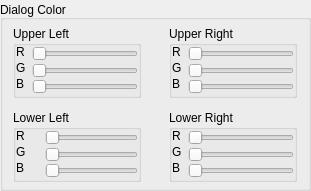
     <widget class="QGroupBox" name="groupBox_7">
      <property name="geometry">
       <rect>
        <x>410</x>
        <y>0</y>
        <width>311</width>
        <height>191</height>
       </rect>
      </property>
      <property name="title">
       <string>Dialog Color</string>
      </property>
      <property name="alignment">
       <set>Qt::AlignBottom|Qt::AlignLeading|Qt::AlignLeft</set>
      </property>
      <layout class="QGridLayout" name="gridLayout_21">
       <property name="horizontalSpacing">
        <number>24</number>
       </property>
       <property name="verticalSpacing">
        <number>12</number>
       </property>
       <property name="margin">
        <number>6</number>
       </property>
       <item row="0" column="1">
        <widget class="QGroupBox" name="groupBox_9">
         <property name="minimumSize">
          <size>
           <width>128</width>
           <height>72</height>
          </size>
         </property>
         <property name="maximumSize">
          <size>
           <width>116</width>
           <height>72</height>
          </size>
         </property>
         <property name="title">
          <string>Upper Right</string>
         </property>
         <layout class="QGridLayout" name="gridLayout_14">
          <property name="leftMargin">
           <number>0</number>
          </property>
          <property name="topMargin">
           <number>0</number>
          </property>
          <property name="rightMargin">
           <number>0</number>
          </property>
          <property name="bottomMargin">
           <number>6</number>
          </property>
          <item row="0" column="0">
           <widget class="QLabel" name="label_28">
            <property name="text">
             <string>R</string>
            </property>
           </widget>
          </item>
          <item row="0" column="1">
           <widget class="QSlider" name="slide_ur_r">
            <property name="sizePolicy">
             <sizepolicy hsizetype="Expanding" vsizetype="Expanding">
              <horstretch>0</horstretch>
              <verstretch>0</verstretch>
             </sizepolicy>
            </property>
            <property name="minimumSize">
             <size>
              <width>0</width>
              <height>15</height>
             </size>
            </property>
            <property name="maximum">
             <number>255</number>
            </property>
            <property name="orientation">
             <enum>Qt::Horizontal</enum>
            </property>
           </widget>
          </item>
          <item row="1" column="0">
           <widget class="QLabel" name="label_29">
            <property name="text">
             <string>G</string>
            </property>
           </widget>
          </item>
          <item row="1" column="1">
           <widget class="QSlider" name="slide_ur_g">
            <property name="sizePolicy">
             <sizepolicy hsizetype="Expanding" vsizetype="Expanding">
              <horstretch>0</horstretch>
              <verstretch>0</verstretch>
             </sizepolicy>
            </property>
            <property name="minimumSize">
             <size>
              <width>0</width>
              <height>15</height>
             </size>
            </property>
            <property name="maximum">
             <number>255</number>
            </property>
            <property name="orientation">
             <enum>Qt::Horizontal</enum>
            </property>
           </widget>
          </item>
          <item row="2" column="0">
           <widget class="QLabel" name="label_30">
            <property name="text">
             <string>B</string>
            </property>
           </widget>
          </item>
          <item row="2" column="1">
           <widget class="QSlider" name="slide_ur_b">
            <property name="sizePolicy">
             <sizepolicy hsizetype="Expanding" vsizetype="Expanding">
              <horstretch>0</horstretch>
              <verstretch>0</verstretch>
             </sizepolicy>
            </property>
            <property name="minimumSize">
             <size>
              <width>0</width>
              <height>15</height>
             </size>
            </property>
            <property name="maximum">
             <number>255</number>
            </property>
            <property name="orientation">
             <enum>Qt::Horizontal</enum>
            </property>
           </widget>
          </item>
         </layout>
        </widget>
       </item>
       <item row="1" column="0">
        <widget class="QGroupBox" name="groupBox_11">
         <property name="minimumSize">
          <size>
           <width>128</width>
           <height>70</height>
          </size>
         </property>
         <property name="maximumSize">
          <size>
           <width>116</width>
           <height>72</height>
          </size>
         </property>
         <property name="title">
          <string>Lower Left</string>
         </property>
         <layout class="QGridLayout" name="gridLayout_19">
          <property name="leftMargin">
           <number>0</number>
          </property>
          <property name="topMargin">
           <number>0</number>
          </property>
          <property name="rightMargin">
           <number>0</number>
          </property>
          <property name="bottomMargin">
           <number>6</number>
          </property>
          <item row="0" column="0">
           <widget class="QLabel" name="label_34">
            <property name="text">
             <string>R</string>
            </property>
           </widget>
          </item>
          <item row="0" column="1">
           <widget class="QSlider" name="slide_ll_r">
            <property name="sizePolicy">
             <sizepolicy hsizetype="Expanding" vsizetype="Expanding">
              <horstretch>0</horstretch>
              <verstretch>0</verstretch>
             </sizepolicy>
            </property>
            <property name="minimumSize">
             <size>
              <width>0</width>
              <height>15</height>
             </size>
            </property>
            <property name="maximumSize">
             <size>
              <width>93</width>
              <height>20</height>
             </size>
            </property>
            <property name="maximum">
             <number>255</number>
            </property>
            <property name="orientation">
             <enum>Qt::Horizontal</enum>
            </property>
           </widget>
          </item>
          <item row="1" column="0">
           <widget class="QLabel" name="label_35">
            <property name="text">
             <string>G</string>
            </property>
           </widget>
          </item>
          <item row="1" column="1">
           <widget class="QSlider" name="slide_ll_g">
            <property name="sizePolicy">
             <sizepolicy hsizetype="Expanding" vsizetype="Expanding">
              <horstretch>0</horstretch>
              <verstretch>0</verstretch>
             </sizepolicy>
            </property>
            <property name="minimumSize">
             <size>
              <width>0</width>
              <height>15</height>
             </size>
            </property>
            <property name="maximumSize">
             <size>
              <width>93</width>
              <height>18</height>
             </size>
            </property>
            <property name="maximum">
             <number>255</number>
            </property>
            <property name="orientation">
             <enum>Qt::Horizontal</enum>
            </property>
           </widget>
          </item>
          <item row="2" column="0">
           <widget class="QLabel" name="label_36">
            <property name="text">
             <string>B</string>
            </property>
           </widget>
          </item>
          <item row="2" column="1">
           <widget class="QSlider" name="slide_ll_b">
            <property name="sizePolicy">
             <sizepolicy hsizetype="Expanding" vsizetype="Expanding">
              <horstretch>0</horstretch>
              <verstretch>0</verstretch>
             </sizepolicy>
            </property>
            <property name="minimumSize">
             <size>
              <width>0</width>
              <height>15</height>
             </size>
            </property>
            <property name="maximumSize">
             <size>
              <width>93</width>
              <height>18</height>
             </size>
            </property>
            <property name="maximum">
             <number>255</number>
            </property>
            <property name="orientation">
             <enum>Qt::Horizontal</enum>
            </property>
           </widget>
          </item>
         </layout>
        </widget>
       </item>
       <item row="1" column="1">
        <widget class="QGroupBox" name="groupBox_10">
         <property name="minimumSize">
          <size>
           <width>128</width>
           <height>72</height>
          </size>
         </property>
         <property name="maximumSize">
          <size>
           <width>116</width>
           <height>72</height>
          </size>
         </property>
         <property name="title">
          <string>Lower Right</string>
         </property>
         <layout class="QGridLayout" name="gridLayout_18">
          <property name="leftMargin">
           <number>0</number>
          </property>
          <property name="topMargin">
           <number>0</number>
          </property>
          <property name="rightMargin">
           <number>0</number>
          </property>
          <property name="bottomMargin">
           <number>6</number>
          </property>
          <item row="0" column="0">
           <widget class="QLabel" name="label_31">
            <property name="text">
             <string>R</string>
            </property>
           </widget>
          </item>
          <item row="0" column="1">
           <widget class="QSlider" name="slide_lr_r">
            <property name="sizePolicy">
             <sizepolicy hsizetype="Expanding" vsizetype="Expanding">
              <horstretch>0</horstretch>
              <verstretch>0</verstretch>
             </sizepolicy>
            </property>
            <property name="minimumSize">
             <size>
              <width>0</width>
              <height>15</height>
             </size>
            </property>
            <property name="maximum">
             <number>255</number>
            </property>
            <property name="orientation">
             <enum>Qt::Horizontal</enum>
            </property>
           </widget>
          </item>
          <item row="1" column="0">
           <widget class="QLabel" name="label_32">
            <property name="text">
             <string>G</string>
            </property>
           </widget>
          </item>
          <item row="1" column="1">
           <widget class="QSlider" name="slide_lr_g">
            <property name="sizePolicy">
             <sizepolicy hsizetype="Expanding" vsizetype="Expanding">
              <horstretch>0</horstretch>
              <verstretch>0</verstretch>
             </sizepolicy>
            </property>
            <property name="minimumSize">
             <size>
              <width>0</width>
              <height>15</height>
             </size>
            </property>
            <property name="maximum">
             <number>255</number>
            </property>
            <property name="orientation">
             <enum>Qt::Horizontal</enum>
            </property>
           </widget>
          </item>
          <item row="2" column="0">
           <widget class="QLabel" name="label_33">
            <property name="text">
             <string>B</string>
            </property>
           </widget>
          </item>
          <item row="2" column="1">
           <widget class="QSlider" name="slide_lr_b">
            <property name="sizePolicy">
             <sizepolicy hsizetype="Expanding" vsizetype="Expanding">
              <horstretch>0</horstretch>
              <verstretch>0</verstretch>
             </sizepolicy>
            </property>
            <property name="minimumSize">
             <size>
              <width>0</width>
              <height>15</height>
             </size>
            </property>
            <property name="maximum">
             <number>255</number>
            </property>
            <property name="orientation">
             <enum>Qt::Horizontal</enum>
            </property>
           </widget>
          </item>
         </layout>
        </widget>
       </item>
       <item row="0" column="0">
        <widget class="QGroupBox" name="groupBox_8">
         <property name="minimumSize">
          <size>
           <width>128</width>
           <height>72</height>
          </size>
         </property>
         <property name="maximumSize">
          <size>
           <width>116</width>
           <height>72</height>
          </size>
         </property>
         <property name="font">
          <font>
           <pointsize>9</pointsize>
          </font>
         </property>
         <property name="title">
          <string>Upper Left</string>
         </property>
         <layout class="QGridLayout" name="gridLayout_20">
          <property name="leftMargin">
           <number>0</number>
          </property>
          <property name="topMargin">
           <number>0</number>
          </property>
          <property name="rightMargin">
           <number>0</number>
          </property>
          <property name="bottomMargin">
           <number>6</number>
          </property>
          <item row="0" column="0">
           <widget class="QLabel" name="label_25">
            <property name="text">
             <string>R</string>
            </property>
           </widget>
          </item>
          <item row="0" column="1">
           <widget class="QSlider" name="slide_ul_r">
            <property name="sizePolicy">
             <sizepolicy hsizetype="Expanding" vsizetype="Expanding">
              <horstretch>0</horstretch>
              <verstretch>0</verstretch>
             </sizepolicy>
            </property>
            <property name="minimumSize">
             <size>
              <width>0</width>
              <height>15</height>
             </size>
            </property>
            <property name="maximum">
             <number>255</number>
            </property>
            <property name="orientation">
             <enum>Qt::Horizontal</enum>
            </property>
           </widget>
          </item>
          <item row="1" column="0">
           <widget class="QLabel" name="label_26">
            <property name="text">
             <string>G</string>
            </property>
           </widget>
          </item>
          <item row="1" column="1">
           <widget class="QSlider" name="slide_ul_g">
            <property name="sizePolicy">
             <sizepolicy hsizetype="Expanding" vsizetype="Expanding">
              <horstretch>0</horstretch>
              <verstretch>0</verstretch>
             </sizepolicy>
            </property>
            <property name="minimumSize">
             <size>
              <width>0</width>
              <height>15</height>
             </size>
            </property>
            <property name="maximum">
             <number>255</number>
            </property>
            <property name="orientation">
             <enum>Qt::Horizontal</enum>
            </property>
           </widget>
          </item>
          <item row="2" column="0">
           <widget class="QLabel" name="label_27">
            <property name="text">
             <string>B</string>
            </property>
           </widget>
          </item>
          <item row="2" column="1">
           <widget class="QSlider" name="slide_ul_b">
            <property name="sizePolicy">
             <sizepolicy hsizetype="Expanding" vsizetype="Expanding">
              <horstretch>0</horstretch>
              <verstretch>0</verstretch>
             </sizepolicy>
            </property>
            <property name="minimumSize">
             <size>
              <width>0</width>
              <height>15</height>
             </size>
            </property>
            <property name="maximum">
             <number>255</number>
            </property>
            <property name="orientation">
             <enum>Qt::Horizontal</enum>
            </property>
           </widget>
          </item>
         </layout>
        </widget>
       </item>
      </layout>
     </widget>
